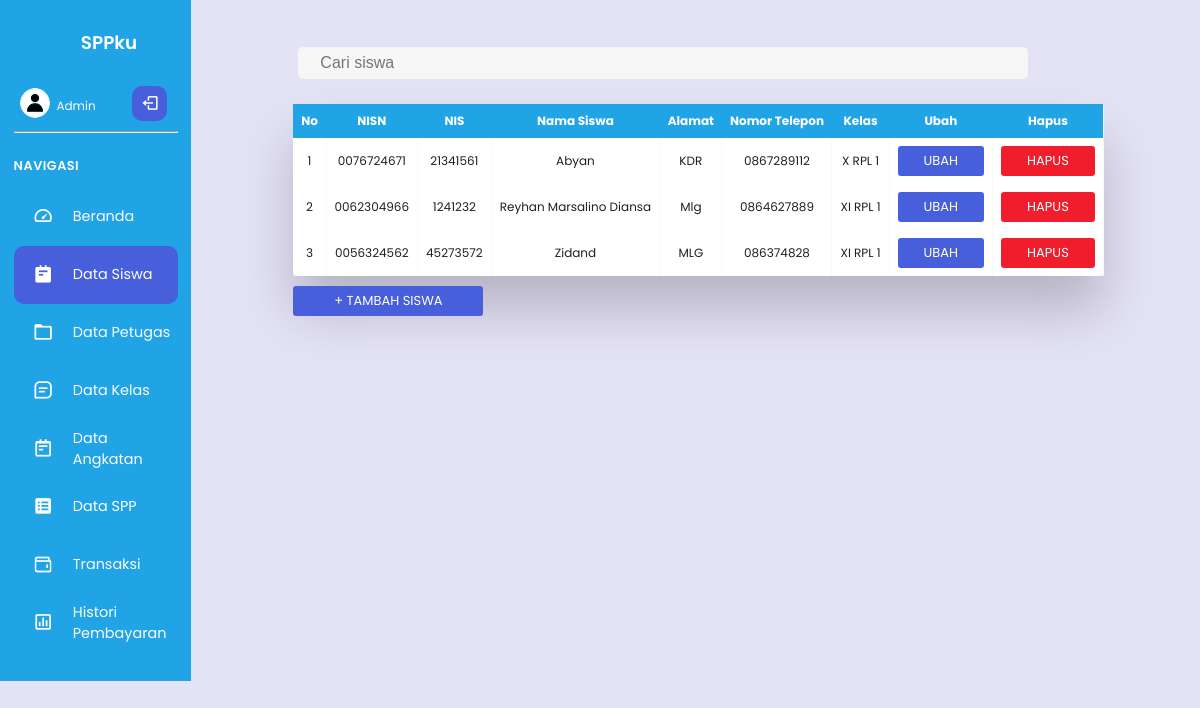
Page /admin/datasiswa.php on the committed database.
### tables this page shows
CREATE TABLE `siswa` (
  `NISN` char(10) NOT NULL,
  `NIS` char(8) NOT NULL,
  `nama` varchar(50) NOT NULL,
  `id_kelas` int(11) NOT NULL,
  `alamat` text NOT NULL,
  `no_tlp` varchar(13) NOT NULL,
  `password` varchar(255) NOT NULL,
  `id` int(11) NOT NULL,
  `foto_siswa` varchar(255) NOT NULL
);

CREATE TABLE `kelas` (
  `id_kelas` int(11) NOT NULL,
  `nama_kelas` varchar(20) NOT NULL,
  `jurusan` varchar(20) NOT NULL,
  `id_angkatan` int(11) NOT NULL
);

### admin/datasiswa.php (the view, shortened to what this page needs)
<!DOCTYPE html>
<html lang="en">
<head>
  <link rel="stylesheet" href="style.css?<?php echo time(); ?>">
  <link href='https://unpkg.com/boxicons@2.0.9/css/boxicons.min.css' rel='stylesheet'>
</head>
<body>
<nav>
    <div class="sidebar-top">
      <h3 class="hide">SPPku</h3>
    </div>
    <div class="sidebar-footer">
      <div class="admin-user tooltip-element" data-tooltip="1">
        <div class="admin-profile hide">
          <img src="gambar/Profile4.svg" alt="" width="30" height="30">
          <div class="admin-info">
            <h5>Admin</h5>
          </div>
        </div>
        <a href="logout.php" class="log-out">
          <i class='bx bx-log-out ' ></i>
        </a>
      </div>
      <hr>
    </div>
    <div class="sidebar-links">
    <h4 class="hide">Navigasi</h4>
      <ul>
      <li class="tooltip-element" data-tooltip="1">
          <a href="index.php" data-active="1">
            <div class="icon">
            <i class='bx bx-tachometer'></i>
            </div>
            <span class="link hide">Beranda</span>
          </a>
        </li>
        <div class="active-tab">
        <li class="tooltip-element" data-tooltip="0" class="ac">
          <a href="datasiswa.php" class="active" data-active="0">
            <div class="icon">
              <i class='bx bxs-notepad'></i>
            </div>
            <span class="link hide">Data Siswa</span>
          </a>
        </li>
        </div>
        <li class="tooltip-element" data-tooltip="1">
          <a href="datapetugas.php" data-active="1">
            <div class="icon">
              <i class='bx bx-folder'></i>
            </div>
            <span class="link hide">Data Petugas</span>
          </a>
        </li>
        <li class="tooltip-element" data-tooltip="2">
          <a href="datakelas.php" data-active="2">
            <div class="icon">
              <i class='bx bx-message-square-detail'></i>
            </div>
            <span class="link hide">Data Kelas</span>
          </a>
        </li>
        <li class="tooltip-element" data-tooltip="0" class="ac">
          <a href="dataangkatan.php"   data-active="0">
            <div class="icon">
            <i class='bx bx-notepad'></i>
            </div>
            <span class="link hide">Data Angkatan</span>
          </a>
        </li>
        <li class="tooltip-element" data-tooltip="0" class="ac">
          <a href="dataspp.php" class="active" data-active="0">
            <div class="icon">
            <i class='bx bxs-spreadsheet' style='color:#ffffff' ></i>
            </div>
            <span class="link hide">Data SPP</span>
          </a>
        </li>
        <li class="tooltip-element" data-tooltip="0">
          <a href="transaksi.php" data-active="4">
            <div class="icon">
            <img style="width:1.3rem; margin-left:19px;"/>
            </div>
            <span class="link hide">Transaksi</span>
          </a>
        </li>
        <li class="tooltip-element" data-tooltip="3">
          <a href="histori.php" data-active="3">
            <div class="icon">
              <i class='bx bx-bar-chart-square'></i>
            </div>
            <span class="link hide">Histori Pembayaran</span>
          </a>
        </li>
      </ul>
    </div>
  </nav>
  <main>
  <form  action="search/searchsis.php" method="get" class="search">
                  <input type="text"  name="cari" placeholder="Cari siswa">
                </form>
  <?php
        include "koneksi.php";
       $his=mysqli_query($conn, "select * from siswa a join kelas b on b.id_kelas=a.id_kelas order by nama asc limit 20");
       $row = mysqli_num_rows($his);
       if($row==0){
        echo "<h3 style='color:black;text-align:center;' >  Tidak ada Data Siswa</h3>";
        echo "<a href='tambah_siswa.php' class='button-tambah2'>+Tambah Siswa</a>";
      }elseif($row >0){
?>
<div class="table-wrapper">
    <table class="fl-table">
        <thead>
        <tr>
        <th>No</th>
        <th>NISN</th>
        <th>NIS</th>
        <th>Nama Siswa</th>
        <th>Alamat</th>
        <th>Nomor Telepon</th>
        <th>Kelas</th>
        <th>Ubah</th>
        <th>Hapus</th>
        </tr>
        </thead>
        <tbody>
        <?php
$no=0;
while($histori = mysqli_fetch_array($his)){
    $no++;
    $ubah="<td>"."<a href='ubah_siswa.php?NISN=".$histori['NISN']."'  class='button-ubah'>Ubah</a>"."</td>";
    $hapus="<td><a href='hapus.php?NISN=$histori[NISN]' onclick='return confirm(\"Apakah anda yakin menghapus data ini?\")' class='button-hapus'>Hapus</a></td>";
?>
        <td><?=$no?></td>
        <td><?=$histori['NISN']?></td>
        <td><?=$histori['NIS']?> </td>
        <td><?=$histori['nama']?></td>
        <td><?=$histori['alamat']?></td>
        <td><?=$histori['no_tlp']?> </td>
        <td><?=$histori['nama_kelas'].$ubah.$hapus?> </td>
        <tbody>
        <?php
      }
?>
    </table>
</div>
<a href="tambah_siswa.php" class="button-tambah">+ Tambah Siswa</a>
<?php
      }
?>
  </main>
    </body>
    </html>

### rows in the picture
siswa: NISN "0076724671", NIS "21341561", nama "Abyan", alamat "KDR", no_tlp "0867289112", id_kelas.nama_kelas "X RPL 1"
siswa: NISN "0062304966", NIS "1241232", nama "Reyhan Marsalino Diansa", alamat "Mlg", no_tlp "0864627889", id_kelas.nama_kelas "XI RPL 1"
siswa: NISN "0056324562", NIS "45273572", nama "Zidand", alamat "MLG", no_tlp "086374828", id_kelas.nama_kelas "XI RPL 1"
